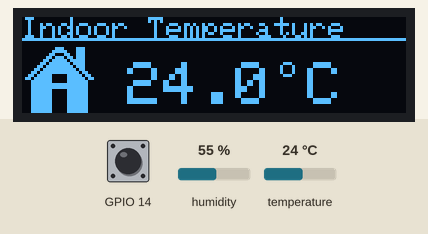
This sketch was run on a simulated ESP8266 (NodeMCU). Parts: 128×32 one-colour display. Inputs (shaded band) come from the test bench; at power-on: GPIO 14 HIGH, humidity 55 %, temperature 24 °C. WiFi joins after 1.5 s; servers stay silent unless stated; no MQTT or app messages arrive unless stated.

Above: at 11.4 s.
11.5 s: GPIO 14 pulled LOW for 0.15 s
At 12.7 s:
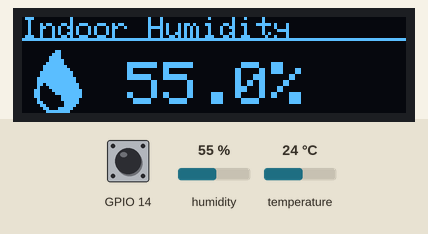
13.1 s: humidity set to 22 %
At 15.6 s:
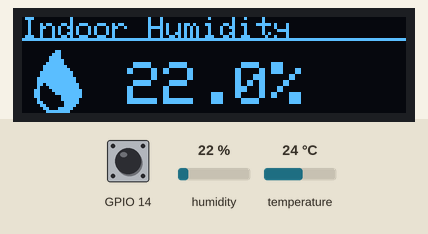
16.7 s: GPIO 14 pulled LOW for 1 s
At 18.9 s:
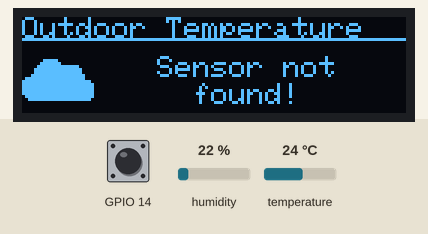
19.2 s: GPIO 14 pulled LOW for 0.15 s
At 19.7 s:
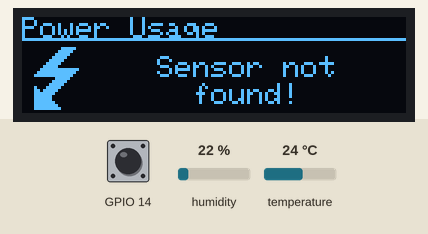
20.8 s: GPIO 14 pulled LOW for 3.2 s
At 25.0 s:
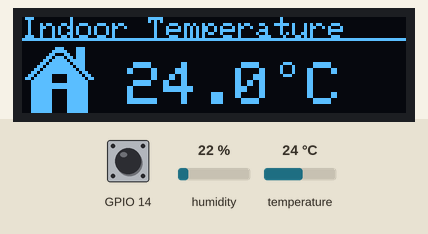
25.5 s: temperature set to 12 °C
At 30.8 s:
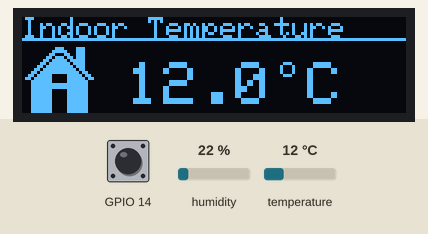
Timing chart, 0 to 32.3 s (numbered marks = the images above; inputs shaded):
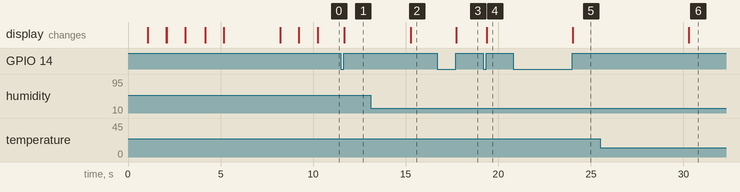

The sketch:

DataMonitor.ino
```cpp
#include <ESP8266WiFi.h>        // Include the Wi-Fi library'

const char* ssid     = "VintherNet";         // The SSID (name) of the Wi-Fi network you want to connect to
const char* password = "Briobane";     // The password of the Wi-Fi network

//MQTT Libraries
#include <PubSubClient.h>
#include <ArduinoJson.h>

const char* deviceID = "ESP8266:Monitor";

const char* mqttServer = "192.168.0.10";
const int   mqttPort = 1883;
const char* mqttUser = "";
const char* mqttPassword = "";

DynamicJsonBuffer devicejsonBuffer;
JsonObject& devices = devicejsonBuffer.createObject();

WiFiClient wifiClient; //Create wifi client object
PubSubClient client(mqttServer, 1883, wifiClient); //Create a PubSub MQTT Client

//DHT Libraries
#include "DHT.h"

#define DHTPIN 12     // what digital pin we're connected to
#define DHTTYPE DHT22   // DHT 22  (AM2302), AM2321

DHT dht(DHTPIN,DHTTYPE);

//Display Libraries
#include <SPI.h>
#include <Wire.h>
#include <Adafruit_GFX.h>
#include <Adafruit_SSD1306.h>

#define OLED_RESET 0
Adafruit_SSD1306 display(OLED_RESET);

#define BITMAP_HOUSE_WIDTH 24
#define BITMAP_HOUSE_HEIGHT 24
// 'IL7N2', 128x24px
const unsigned char bitmapHouse [] PROGMEM = {
  // 'iconfinder_Home_778117, 24x24px
  0x00, 0x00, 0x00, 0x00, 0x1c, 0x38, 0x00, 0x3e, 0x38, 0x00, 0x63, 0x38, 0x00, 0xdd, 0xb8, 0x01,
  0xbe, 0xf8, 0x03, 0x7f, 0x78, 0x06, 0xff, 0xb8, 0x0d, 0xff, 0xd8, 0x1b, 0xff, 0xec, 0x37, 0xc1,
  0xf6, 0x6f, 0xc1, 0xfb, 0x1f, 0xc1, 0xfc, 0x1f, 0xff, 0xfc, 0x1f, 0xff, 0xfc, 0x1f, 0xc1, 0xfc,
  0x1f, 0xc1, 0xfc, 0x1f, 0xc1, 0xfc, 0x1f, 0xc1, 0xfc, 0x1f, 0xc1, 0xfc, 0x1f, 0xc1, 0xfc, 0x1f,
  0xc1, 0xfc, 0x1f, 0xc1, 0xfc, 0x00, 0x00, 0x00
};

#define BITMAP_CLOUD_WIDTH 24
#define BITMAP_CLOUD_HEIGHT 24
// 'icon-cloud-blue', 24x24px
const unsigned char bitmapCloud [] PROGMEM = {
  0x00, 0x00, 0x00, 0x00, 0x00, 0x00, 0x00, 0x00, 0x00, 0x00, 0x00, 0x00, 0x00, 0x00, 0x00, 0x01,
  0xf0, 0x00, 0x03, 0xf8, 0x00, 0x07, 0xff, 0xe0, 0x0f, 0xff, 0xf0, 0x0f, 0xff, 0xf0, 0x1f, 0xff,
  0xf8, 0x7f, 0xff, 0xf8, 0xff, 0xff, 0xfe, 0xff, 0xff, 0xff, 0xff, 0xff, 0xff, 0xff, 0xff, 0xff,
  0xff, 0xff, 0xff, 0x7f, 0xff, 0xff, 0x3f, 0xff, 0xfe, 0x00, 0x00, 0x00, 0x00, 0x00, 0x00, 0x00,
  0x00, 0x00, 0x00, 0x00, 0x00, 0x00, 0x00, 0x00
};

#define BITMAP_LIGHTNING_WIDTH 24
#define BITMAP_LIGHTNING_HEIGHT 24
// 'iconfinder_lc_symbolshapes', 24x24px
const unsigned char bitmapLightning [] PROGMEM = {
  0x00, 0x00, 0x00, 0x00, 0x07, 0xc0, 0x00, 0x0f, 0x80, 0x00, 0x1f, 0x00, 0x00, 0x3e, 0x00, 0x00,
  0x7c, 0x00, 0x00, 0xf8, 0x00, 0x01, 0xf0, 0x00, 0x03, 0xff, 0xe0, 0x07, 0xff, 0xc0, 0x0f, 0xff,
  0x80, 0x00, 0x1f, 0x00, 0x00, 0x3e, 0x00, 0x00, 0x7c, 0x00, 0x08, 0xf8, 0x00, 0x0d, 0xf0, 0x00,
  0x0f, 0xe0, 0x00, 0x0f, 0xc0, 0x00, 0x0f, 0xc0, 0x00, 0x0f, 0xe0, 0x00, 0x0f, 0xf0, 0x00, 0x0f,
  0xf8, 0x00, 0x00, 0x00, 0x00, 0x00, 0x00, 0x00
};

#define BITMAP_RAINDROP_WIDTH 24
#define BITMAP_RAINDROP_HEIGHT 24
// '63123', 24x24px
const unsigned char bitmapRaindrop [] PROGMEM = {
  0x00, 0x00, 0x00, 0x00, 0x00, 0x00, 0x00, 0x18, 0x00, 0x00, 0x38, 0x00, 0x00, 0x78, 0x00, 0x00,
  0x7c, 0x00, 0x00, 0xfc, 0x00, 0x01, 0xfe, 0x00, 0x01, 0xff, 0x00, 0x03, 0xff, 0x80, 0x03, 0xff,
  0x80, 0x07, 0xff, 0xc0, 0x07, 0xff, 0xc0, 0x06, 0xff, 0xe0, 0x04, 0x7f, 0xe0, 0x0c, 0x3f, 0xf0,
  0x0c, 0x1f, 0xf0, 0x0c, 0x07, 0xf0, 0x04, 0x07, 0xe0, 0x06, 0x03, 0xe0, 0x03, 0x03, 0xc0, 0x01,
  0x8f, 0x80, 0x00, 0xff, 0x00, 0x00, 0x08, 0x00
};

volatile unsigned long long interruptTimeStamp = 0;
enum menues {indoorTemp, indoorHumidity,outdoorTemp, power};
char activeMenu = indoorTemp;

//Data variables
float indoorTemperatureValue = 0;
float indoorHumidityValue = 0;
boolean outdoorSensorActive = false;
float outdoorTemperatureValue = 0;
boolean powerSensorActive = false;
float powerValue = 0;


void setup() {

  // put your setup code here, to run once:
  Serial.begin(115200);

  // by default, we'll generate the high voltage from the 3.3v line internally! (neat!)
  display.begin(SSD1306_SWITCHCAPVCC, 0x3C);  // initialize with the I2C addr 0x3C (for the 128x32)
  // init done

  WiFi.begin(ssid, password);             // Connect to the network

  WiFiConnect();
  MQTTConnect();

  client.setCallback(MQTTCallback);

  MQTTSubscribe("HomeMonitor/Devices/Status");
  MQTTSubscribe("HomeMonitor/OutdoorTemperature");
  MQTTSubscribe("HomeMonitor/Power");


  DHTConnect();

  pinMode(14, INPUT_PULLUP);
  attachInterrupt(digitalPinToInterrupt(14), displayControl, RISING);

}

void displayControl(){
  if (millis() > interruptTimeStamp + 100){
    interruptTimeStamp = millis();
    if (activeMenu < 3){
      activeMenu++;
    }
    else{
      activeMenu = 0;
    }
  }
}

unsigned long long lastRuntime = 0;
unsigned long long loopTimer = 0;

void loop() {
  // put your main code here, to run repeatedly:

  if (WiFi.status() != WL_CONNECTED){
    WiFiConnect();
  }
  if (!client.connected()){
    MQTTConnect();
  }

  client.loop();

  display.clearDisplay();

  switch(activeMenu){
    case indoorTemp:
      display.setTextSize(1);
      display.setCursor(0,0);
      display.println("Indoor Temperature");
      display.drawLine(0,7,128,7,WHITE);
      display.drawBitmap(0, 9, bitmapHouse, BITMAP_HOUSE_WIDTH, BITMAP_HOUSE_HEIGHT, WHITE);
      display.setTextSize(2);
      display.setCursor(35,15);
      display.print(indoorTemperatureValue, 1);
      display.print(" C");
      if (indoorTemperatureValue < 10){
        display.drawCircle(76,17, 2, WHITE);
      }
      else{
        display.drawCircle(88,17, 2, WHITE);
      }
    break;
    case outdoorTemp:
      display.setTextSize(1);
      display.setCursor(0,0);
      display.println("Outdoor Temperature");
      display.drawLine(0,7,128,7,WHITE);
      display.drawBitmap(0, 9, bitmapCloud, BITMAP_CLOUD_WIDTH, BITMAP_CLOUD_HEIGHT, WHITE);
      if (outdoorSensorActive){
        display.setTextSize(2);
        display.setCursor(35,15);
        display.print(outdoorTemperatureValue, 1);
        display.print(" C");
        if (outdoorTemperatureValue < 10 && outdoorTemperatureValue > 0){
          display.drawCircle(76,17, 2, WHITE);
        }
        else{
          display.drawCircle(88,17, 2, WHITE);
        }
      }
      else{
        display.setTextSize(1);
        display.setCursor(45,13);
        display.println("Sensor not");
        display.setCursor(57,22);
        display.print("found!");
      }

    break;
    case power:
      display.setTextSize(1);
      display.setCursor(0,0);
      display.println("Power Usage");
      display.drawLine(0,7,128,7,WHITE);
      display.drawBitmap(0, 9, bitmapLightning, BITMAP_LIGHTNING_WIDTH, BITMAP_LIGHTNING_HEIGHT, WHITE);
      if (powerSensorActive){
        display.setTextSize(2);
        display.setCursor(35,15);
        display.print(powerValue, 0);
        display.print("W");
      }
      else{
        display.setTextSize(1);
        display.setCursor(45,13);
        display.println("Sensor not");
        display.setCursor(57,22);
        display.print("found!");
      }

    break;
    case indoorHumidity:
      display.setTextSize(1);
      display.setCursor(0,0);
      display.println("Indoor Humidity");
      display.drawLine(0,7,128,7,WHITE);
      display.drawBitmap(0, 9, bitmapRaindrop, BITMAP_RAINDROP_WIDTH, BITMAP_RAINDROP_HEIGHT, WHITE);
      display.setTextSize(2);
      display.setCursor(35,15);
      display.print(indoorHumidityValue, 1);
      display.print("%");
    break;

  }

  display.display();

  if ((millis() - lastRuntime) > 5000){
    lastRuntime = millis();

    float h = dht.readHumidity();
    // Read temperature as Celsius (the default)
    float t = dht.readTemperature();

    if(isnan(h) || isnan(t)){
      Serial.println("DHT Sensor is messing up!");
    }
    else{
      if (abs(indoorHumidityValue - h) > 0.1){
        indoorHumidityValue = h;

        StaticJsonBuffer<200> jsonBuffer;
        JsonObject& payload = jsonBuffer.createObject();
        payload["deviceID"] = deviceID;
        payload["data"] = String(indoorHumidityValue);

        String payloadBuffer;

        payload.printTo(payloadBuffer);

        client.publish("HomeMonitor/IndoorHumidity", payloadBuffer.c_str(), true);

      }

      if (abs(indoorTemperatureValue - t) > 0.1){
        indoorTemperatureValue = t;

        StaticJsonBuffer<200> jsonBuffer;
        JsonObject& payload = jsonBuffer.createObject();
        payload["deviceID"] = deviceID;
        payload["data"] = String(indoorTemperatureValue);

        String payloadBuffer;

        payload.printTo(payloadBuffer);

        client.publish("HomeMonitor/IndoorTemperature", payloadBuffer.c_str(), true);

      }
    }
  }
}
```

comFunctions.ino
```cpp
void WiFiConnect(){
  display.clearDisplay();
  display.setTextSize(1);
  display.setTextColor(WHITE);
  display.setCursor(0,10);
  display.println("Connecting to WIFI");
  display.display();

  while (WiFi.status() != WL_CONNECTED) { // Wait for the Wi-Fi to connect
    delay(1000);
    display.print(".");
    display.display();
  }

  display.clearDisplay();
  display.setCursor(0,10);
  display.println("WIFI connection");
  display.println("established!");
  display.display();
  delay(1000);

}

void MQTTConnect(){
  display.clearDisplay();
  display.setTextSize(1);
  display.setTextColor(WHITE);
  display.setCursor(0,10);
  display.println("Connecting to MQTT");
  display.display();
  delay(1000);

  StaticJsonBuffer<200> jsonBuffer;
  JsonObject& payload = jsonBuffer.createObject();
  payload["deviceID"] = deviceID;
  payload["status"] = "disconnected";


  if (!client.connected()) {

      String payloadBuffer;
      payload.printTo(payloadBuffer);

    while (!client.connect(deviceID, "HomeMonitor/Devices", 0, false, payloadBuffer.c_str())) {
      delay(1000);
      display.print(".");
      display.display();
    }
  }

  payload["status"] = "connected";

  String payloadBuffer;
  payload.printTo(payloadBuffer);
  client.publish("HomeMonitor/Devices", payloadBuffer.c_str(), false);

  display.clearDisplay();
  display.setCursor(0,10);
  display.println("MQTT connection");
  display.println("established!");
  display.display();
  delay(1000);
}

void MQTTCallback(char* topic, byte* payload, unsigned int length){
  Serial.println(topic);
  if (strcmp(topic, "HomeMonitor/OutdoorTemperature") == 0){
    payload[length] = 0;
    String str = String((char*)payload);

    StaticJsonBuffer<200> jsonBuffer;
    JsonObject& jsonPayload = jsonBuffer.parseObject(str.c_str());

    outdoorTemperatureValue = jsonPayload["data"];
  }
  else if (strcmp(topic, "HomeMonitor/Power") == 0){
    payload[length] = 0;
    String str = String((char*)payload);

    StaticJsonBuffer<200> jsonBuffer;
    JsonObject& jsonPayload = jsonBuffer.parseObject(str.c_str());

    powerValue = jsonPayload["data"];

  }
  else if (strcmp(topic, "HomeMonitor/Devices/Status") == 0){
    payload[length] = 0;
    String str = String((char*)payload);

    JsonObject& devices = devicejsonBuffer.parseObject(str.c_str());
    JsonArray& deviceStatuses = devices["devices"];

    for (auto& deviceStatus : deviceStatuses){
      if (strcmp(deviceStatus["deviceID"], "ESP8266:Power") == 0){

        if (strcmp(deviceStatus["status"], "disconnected") == 0){
          powerSensorActive = false;
        }
        else{
          powerSensorActive = true;
        }
      }
      else if (strcmp(deviceStatus["deviceID"], "XBee:OutdoorTemperature") == 0){
        if (strcmp(deviceStatus["status"], "disconnected") == 0){
          outdoorSensorActive = false;
        }
        else{
          outdoorSensorActive = true;
        }
      }
    }
  }
}

void MQTTSubscribe(const char* topic){
  display.clearDisplay();
  display.setTextSize(1);
  display.setTextColor(WHITE);
  display.setCursor(0,10);
  display.println("Subscribing to MQTT");
  display.print("topics");
  display.display();
  delay(1000);

  while (!client.subscribe(topic)) {
    delay(1000);
    display.print(".");
    display.display();
  }
}

void DHTConnect(){
  display.clearDisplay();
  display.setTextSize(1);
  display.setTextColor(WHITE);
  display.setCursor(0,10);
  display.println("Connecting to the");
  display.print("DHT sensor");
  display.display();

  dht.begin();

  delay(1000);

  float h = dht.readHumidity();
  // Read temperature as Celsius (the default)
  float t = dht.readTemperature();

  if (isnan(h) || isnan(t)) {
    display.clearDisplay();
    display.setTextSize(1);
    display.setTextColor(WHITE);
    display.setCursor(0,10);
    display.println("Failed to connect");
    display.print("to the DHT sensor!");
    display.display();
    while(1);
  }

  display.clearDisplay();
  display.setTextSize(1);
  display.setTextColor(WHITE);
  display.setCursor(0,10);
  display.println("Connection to the DHT");
  display.print("sensor established!");
  display.display();
  delay(1000);
}
```

Measured:
- after the input at 11.5 s, the display: changes after 0.17 s (image 1)
- after the input at 13.1 s, the display: changes after 2.2 s (image 2)
- after the input at 16.7 s, the display: changes after 1.0 s (image 3)
- after the input at 19.2 s, the display: changes after 0.17 s (image 4)
- after the input at 20.8 s, the display: changes after 3.2 s (image 5)
- after the input at 25.5 s, the display: changes after 4.8 s (image 6)
